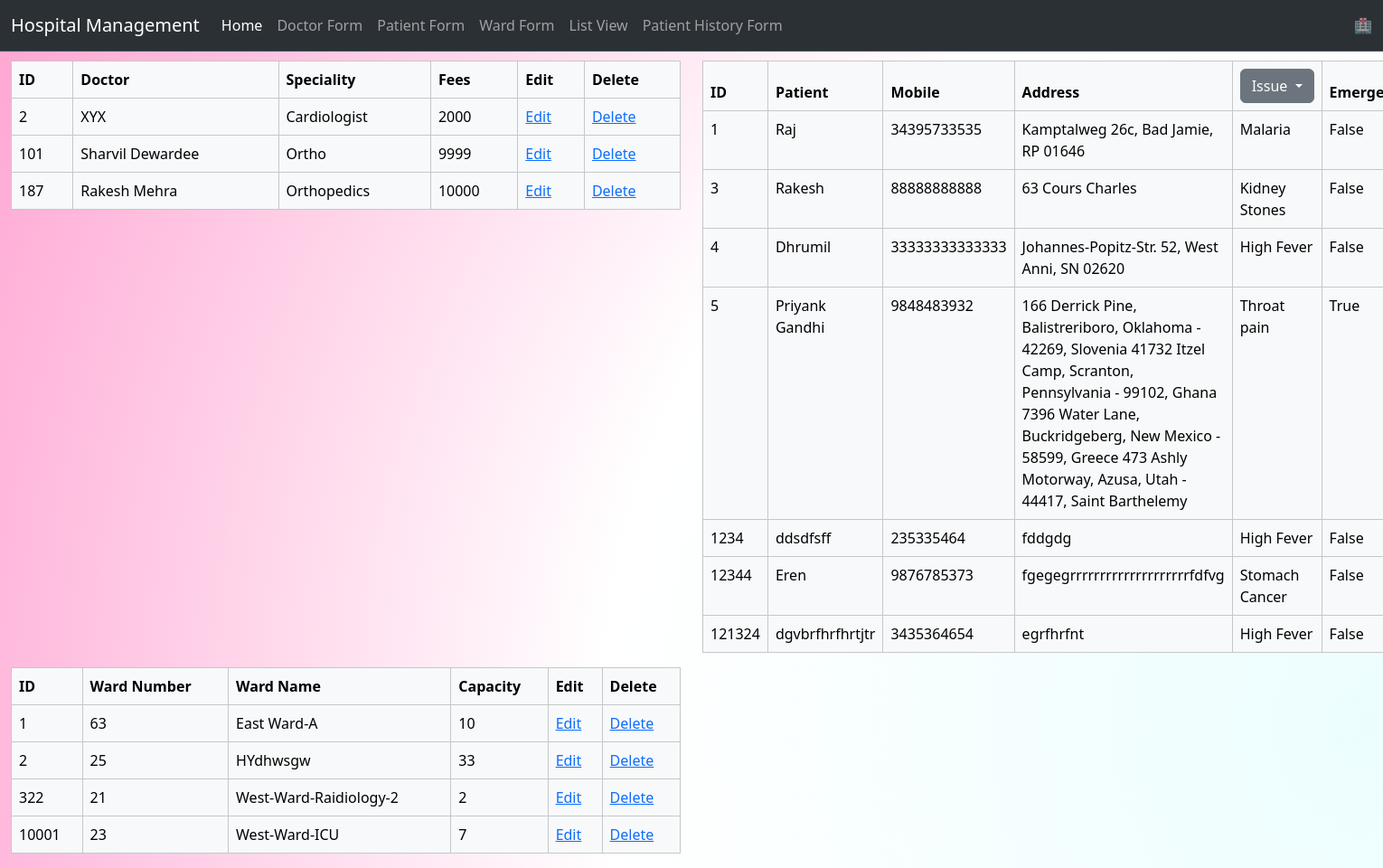
The page / on the database its author committed.
### hospital/models.py (models this page shows, shortened)
class Doctors(models.Model):
    id = models.IntegerField(primary_key=True)
    name = models.CharField(max_length = 100)
    speciality = models.CharField(max_length = 100)
    fees = models.BigIntegerField()

class Patient(models.Model):
    id = models.IntegerField(primary_key=True)
    pname= models.CharField(max_length = 100)
    mobile = models.BigIntegerField()
    address = models.TextField()
    issue = models.CharField(max_length = 200)
    emergency_visit = models.BooleanField()

class Ward(models.Model):
     id = models.IntegerField(primary_key=True)
     ward = models.IntegerField()
     name = models.CharField(max_length = 100)
     capacity = models.IntegerField()

### hospital/views.py (the view)
# urls.py: path('', views.index,name="index"),
def index(requests):
    doc = Doctors.objects.all()
    pat = Patient.objects.all()
    ward = Ward.objects.all()
    layout={
        'doctor' :doc,
        'patients' : pat,
        'wards' : ward
    }
    return render(requests, 'index.html',layout)

### hospital/templates/index.html (shortened to what this page needs)
{% include 'base.html' %}
{% load static %}
<!DOCTYPE html>
<html lang="en">
<head>
    <link href="https://cdn.jsdelivr.net/npm/bootstrap@5.0.2/dist/css/bootstrap.min.css" rel="stylesheet">
    <link href="https://cdn.jsdelivr.net/npm/bootstrap@5.3.3/dist/css/bootstrap.min.css" rel="stylesheet">
    <link rel="stylesheet" type="text/css" href="{% static 'css/style.css' %}">
</head>
<body>
    <div class="container-fluid">
        <div class="row">
            <div class="col-mb-6 col-sm-6" >
                <table class="table table-bordered table-primary">
                    <thead>
                        <tr class="table-light">
                            <th>ID</th>
                            <th>Doctor</th>
                            <th>Speciality</th>
                            <th>Fees</th>
                            <th>Edit</th>
                            <th>Delete</th>
                        </tr>
                    </thead>
                    <tbody>
                      {% for x in doctor%}
                      <tr class="table-light">
                        <td>{{x.id}}</td>
                        <td>{{x.name}}</td>
                        <td>{{x.speciality}}</td>
                        <td>{{x.fees}}</td>
                        <td><a href="{% url 'edit_doc' x.id  %}">Edit</a></td>
                        <td><a href="{% url 'delete_doc' x.id  %}">Delete</a></td>
                      </tr>
                      {% endfor %}
                    </tbody>
                  </table>
            </div>
            <div class="col-mb-6 col-sm-6">
                <table class="table table-bordered table-primary">
                    <thead>
                        <tr class="table-light">
                            <th>ID</th>
                            <th>Patient</th>
                            <th>Mobile</th>
                            <th>Address</th>
                            <th><div class="dropdown">
                              <button class="btn btn-secondary dropdown-toggle" type="button" data-bs-toggle="dropdown" aria-expanded="false">
                                Issue
                              </button>
                            </div></th>
                            <th>Emergency</th>
                        </tr>
                    </thead>
                    <tbody>
                      {% for x in patients%}
                      <tr class="table-light">
                        <td>{{x.id}}</td>
                        <td>{{x.pname}}</td>
                        <td>{{x.mobile}}</td>
                        <td>{{x.address}}</td>
                        <td>{{x.issue}}</td>
                        <td>{{x.emergency_visit}}</td>
                      </tr>
                      {% endfor %}
                    </tbody>
                  </table>
            </div>
            <div class="col-mb-6 col-sm-6">
                <table class="table table-bordered table-primary">
                    <thead>
                        <tr class="table-light">
                            <th>ID</th>
                            <th>Ward Number</th>
                            <th>Ward Name</th>
                            <th>Capacity</th>
                            <th>Edit</th>
                            <th>Delete</th>
                        </tr>
                    </thead>
                    <tbody>
                      {% for x in wards%}
                      <tr class="table-light">
                        <td>{{x.id}}</td>
                        <td>{{x.ward}}</td>
                        <td>{{x.name}}</td>
                        <td>{{x.capacity}}</td>
                        <td><a href="{% url 'edit_ward' x.id  %}">Edit</a></td>
                        <td><a href="{% url 'delete_ward' x.id  %}">Delete</a></td>
                      </tr>
                      {% endfor %}
                    </tbody>
                  </table>
            </div>
        </div>
    </div>
</body>
</body>
</html>

### hospital/static/css/style.css (style rules this page uses)
body { height: 100vh; margin: 0; background-size: 200% 200%; background-image: radial-gradient(circle, rgba(193, 250, 252, 0.308), white, rgba(255, 105, 180, 0.6)); animation-name: gradient; animation-duration: 7s; animation-delay: 1ms; animation-timing-function: ease-in-out; animation-iteration-count: infinite; }
.row { margin-top:10px; }

### rows shown on the page
Doctors: id "2", name "XYX", speciality "Cardiologist", fees "2000"
Doctors: id "101", name "Sharvil Dewardee", speciality "Ortho", fees "9999"
Doctors: id "187", name "Rakesh Mehra", speciality "Orthopedics", fees "10000"
Patient: id "1", pname "Raj", mobile "34395733535", address "Kamptalweg 26c, Bad Jamie, RP 01646", issue "Malaria", emergency_visit "False"
Patient: id "3", pname "Rakesh", mobile "88888888888", address "63 Cours Charles", issue "Kidney Stones", emergency_visit "False"
Patient: id "4", pname "Dhrumil", mobile "33333333333333", address "Johannes-Popitz-Str. 52, West Anni, SN 02620", issue "High Fever", emergency_visit "False"
Patient: id "5", pname "Priyank Gandhi", mobile "9848483932", address "166 Derrick Pine, Balistreriboro, Oklahoma - 42269, Slovenia 41732 Itzel Camp, Scranton, Pennsylvania - 99102, Ghana 7396 Water Lane, Buckridgeberg, New Mexico - 58599, Greece 473 Ashly Motorway, Azusa, Utah - 44417, Saint Barthelemy", issue "Throat pain", emergency_visit "True"
Patient: id "1234", pname "ddsdfsff", mobile "235335464", address "fddgdg", issue "High Fever", emergency_visit "False"
Patient: id "12344", pname "Eren", mobile "9876785373", address "fgegegrrrrrrrrrrrrrrrrrrrrfdfvg", issue "Stomach Cancer", emergency_visit "False"
Patient: id "121324", pname "dgvbrfhrfhrtjtr", mobile "3435364654", address "egrfhrfnt", issue "High Fever", emergency_visit "False"
Ward: id "1", ward "63", name "East Ward-A", capacity "10"
Ward: id "2", ward "25", name "HYdhwsgw", capacity "33"
Ward: id "322", ward "21", name "West-Ward-Raidiology-2", capacity "2"
Ward: id "10001", ward "23", name "West-Ward-ICU", capacity "7"
